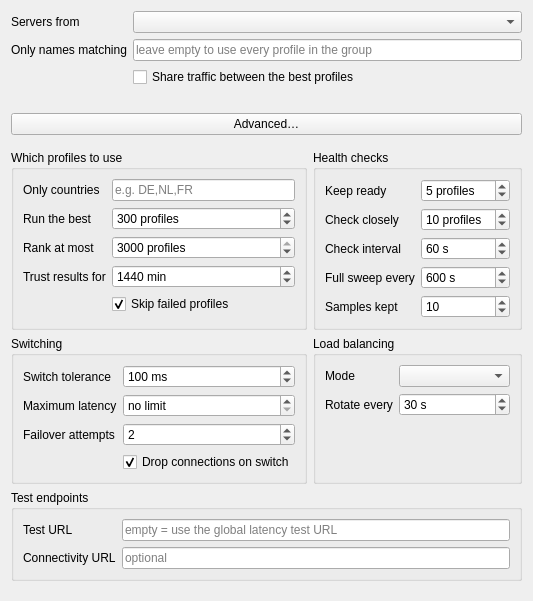
<?xml version="1.0" encoding="UTF-8"?>
<ui version="4.0">
 <class>EditAutoSelector</class>
 <widget class="QWidget" name="EditAutoSelector">
  <property name="windowTitle">
   <string notr="true">EditAutoSelector</string>
  </property>
  <layout class="QVBoxLayout" name="verticalLayout">
   <item>
    <layout class="QFormLayout" name="basic_layout">
     <property name="fieldGrowthPolicy">
      <enum>QFormLayout::AllNonFixedFieldsGrow</enum>
     </property>
     <item row="0" column="0">
      <widget class="QLabel" name="group_l">
       <property name="text">
        <string>Servers from</string>
       </property>
      </widget>
     </item>
     <item row="0" column="1">
      <widget class="QComboBox" name="group">
       <property name="toolTip">
        <string>The group whose profiles this selector picks from. New servers added by a subscription update join automatically — you never have to edit this profile again.</string>
       </property>
      </widget>
     </item>
     <item row="1" column="0">
      <widget class="QLabel" name="name_filter_l">
       <property name="text">
        <string>Only names matching</string>
       </property>
      </widget>
     </item>
     <item row="1" column="1">
      <widget class="QLineEdit" name="name_filter">
       <property name="placeholderText">
        <string>leave empty to use every profile in the group</string>
       </property>
       <property name="toolTip">
        <string>Optional regular expression. Only profiles whose name matches are considered — useful to pick out one country or provider.</string>
       </property>
      </widget>
     </item>
     <item row="2" column="1">
      <widget class="QCheckBox" name="balance">
       <property name="text">
        <string>Share traffic between the best profiles</string>
       </property>
       <property name="toolTip">
        <string>Off by default: one profile carries everything and the rest stand by. Turn on to spread traffic over the profiles that are confirmed working.</string>
       </property>
      </widget>
     </item>
     <item row="3" column="1">
      <widget class="QLabel" name="plan_summary">
       <property name="text">
        <string/>
       </property>
       <property name="wordWrap">
        <bool>true</bool>
       </property>
      </widget>
     </item>
    </layout>
   </item>
   <item>
    <widget class="QPushButton" name="advanced_toggle">
     <property name="text">
      <string>Advanced…</string>
     </property>
     <property name="checkable">
      <bool>true</bool>
     </property>
     <property name="toolTip">
      <string>Everything here has a working default. Open it only if you want to tune how the selector measures and switches.</string>
     </property>
    </widget>
   </item>
   <item>
    <widget class="QWidget" name="advanced_area" native="true">
     <layout class="QGridLayout" name="advanced_layout">
      <property name="leftMargin">
       <number>0</number>
      </property>
      <property name="rightMargin">
       <number>0</number>
      </property>
      <item row="0" column="0">
       <widget class="QGroupBox" name="membership_box">
        <property name="title">
         <string>Which profiles to use</string>
        </property>
        <layout class="QFormLayout" name="membership_layout">
         <property name="fieldGrowthPolicy">
          <enum>QFormLayout::AllNonFixedFieldsGrow</enum>
         </property>
         <item row="0" column="0">
          <widget class="QLabel" name="country_filter_l">
           <property name="text">
            <string>Only countries</string>
           </property>
          </widget>
         </item>
         <item row="0" column="1">
          <widget class="QLineEdit" name="country_filter">
           <property name="placeholderText">
            <string>e.g. DE,NL,FR</string>
           </property>
           <property name="toolTip">
            <string>Comma-separated country codes, empty means any. Uses the country found by the IP test, so profiles that were never IP-tested are skipped while this is set.</string>
           </property>
          </widget>
         </item>
         <item row="1" column="0">
          <widget class="QLabel" name="build_limit_l">
           <property name="text">
            <string>Run the best</string>
           </property>
          </widget>
         </item>
         <item row="1" column="1">
          <widget class="QSpinBox" name="build_limit">
           <property name="minimum">
            <number>1</number>
           </property>
           <property name="maximum">
            <number>500</number>
           </property>
           <property name="suffix">
            <string> profiles</string>
           </property>
           <property name="toolTip">
            <string>How many profiles are loaded into the running config. The selector switches between these instantly, with no reconnect. Higher costs more memory and startup time.</string>
           </property>
           <property name="value">
            <number>300</number>
           </property>
          </widget>
         </item>
         <item row="2" column="0">
          <widget class="QLabel" name="pool_cap_l">
           <property name="text">
            <string>Rank at most</string>
           </property>
          </widget>
         </item>
         <item row="2" column="1">
          <widget class="QSpinBox" name="pool_cap">
           <property name="minimum">
            <number>1</number>
           </property>
           <property name="maximum">
            <number>3000</number>
           </property>
           <property name="suffix">
            <string> profiles</string>
           </property>
           <property name="toolTip">
            <string>Hard ceiling on how many profiles are measured and kept in the ranked list. When every running profile dies, replacements are taken from this list.</string>
           </property>
           <property name="value">
            <number>3000</number>
           </property>
          </widget>
         </item>
         <item row="3" column="0">
          <widget class="QLabel" name="result_validity_l">
           <property name="text">
            <string>Trust results for</string>
           </property>
          </widget>
         </item>
         <item row="3" column="1">
          <widget class="QSpinBox" name="result_validity">
           <property name="maximum">
            <number>10080</number>
           </property>
           <property name="suffix">
            <string> min</string>
           </property>
           <property name="specialValueText">
            <string>always re-test</string>
           </property>
           <property name="toolTip">
            <string>URL test results this recent are reused instead of being measured again — including tests you ran yourself on the group, so starting the selector right after one does not repeat the work. Older results are treated as if the profile had never been tested. Set to zero to always run a fresh test.</string>
           </property>
           <property name="value">
            <number>1440</number>
           </property>
          </widget>
         </item>
         <item row="4" column="1">
          <widget class="QCheckBox" name="exclude_unavailable">
           <property name="text">
            <string>Skip failed profiles</string>
           </property>
           <property name="checked">
            <bool>true</bool>
           </property>
           <property name="toolTip">
            <string>Keeps servers whose last test failed out of the pool, as long as that result is still within the trust window. Turn off if your tests are unreliable and you would rather let the selector decide for itself.</string>
           </property>
          </widget>
         </item>
        </layout>
       </widget>
      </item>
      <item row="0" column="1">
       <widget class="QGroupBox" name="health_box">
        <property name="title">
         <string>Health checks</string>
        </property>
        <layout class="QFormLayout" name="health_layout">
         <property name="fieldGrowthPolicy">
          <enum>QFormLayout::AllNonFixedFieldsGrow</enum>
         </property>
         <item row="0" column="0">
          <widget class="QLabel" name="expected_l">
           <property name="text">
            <string>Keep ready</string>
           </property>
          </widget>
         </item>
         <item row="0" column="1">
          <widget class="QSpinBox" name="expected">
           <property name="minimum">
            <number>1</number>
           </property>
           <property name="maximum">
            <number>500</number>
           </property>
           <property name="suffix">
            <string> profiles</string>
           </property>
           <property name="toolTip">
            <string>How many profiles are kept confirmed working at all times, so a failure can be covered instantly. These are also the ones traffic is shared between when balancing is on.</string>
           </property>
           <property name="value">
            <number>5</number>
           </property>
          </widget>
         </item>
         <item row="1" column="0">
          <widget class="QLabel" name="active_size_l">
           <property name="text">
            <string>Check closely</string>
           </property>
          </widget>
         </item>
         <item row="1" column="1">
          <widget class="QSpinBox" name="active_size">
           <property name="minimum">
            <number>1</number>
           </property>
           <property name="maximum">
            <number>500</number>
           </property>
           <property name="suffix">
            <string> profiles</string>
           </property>
           <property name="toolTip">
            <string>The top-ranked profiles are re-checked every interval. The rest are still checked, just spread over the slower full sweep.</string>
           </property>
           <property name="value">
            <number>10</number>
           </property>
          </widget>
         </item>
         <item row="2" column="0">
          <widget class="QLabel" name="interval_l">
           <property name="text">
            <string>Check interval</string>
           </property>
          </widget>
         </item>
         <item row="2" column="1">
          <widget class="QSpinBox" name="interval">
           <property name="minimum">
            <number>10</number>
           </property>
           <property name="maximum">
            <number>3600</number>
           </property>
           <property name="suffix">
            <string> s</string>
           </property>
           <property name="toolTip">
            <string>How often the closely-checked profiles are measured again.</string>
           </property>
           <property name="value">
            <number>60</number>
           </property>
          </widget>
         </item>
         <item row="3" column="0">
          <widget class="QLabel" name="bench_interval_l">
           <property name="text">
            <string>Full sweep every</string>
           </property>
          </widget>
         </item>
         <item row="3" column="1">
          <widget class="QSpinBox" name="bench_interval">
           <property name="minimum">
            <number>10</number>
           </property>
           <property name="maximum">
            <number>86400</number>
           </property>
           <property name="suffix">
            <string> s</string>
           </property>
           <property name="toolTip">
            <string>How long one pass over every running profile takes. Checks are spread evenly across it, so a large pool never causes a burst of traffic.</string>
           </property>
           <property name="value">
            <number>600</number>
           </property>
          </widget>
         </item>
         <item row="4" column="0">
          <widget class="QLabel" name="sampling_l">
           <property name="text">
            <string>Samples kept</string>
           </property>
          </widget>
         </item>
         <item row="4" column="1">
          <widget class="QSpinBox" name="sampling">
           <property name="minimum">
            <number>2</number>
           </property>
           <property name="maximum">
            <number>60</number>
           </property>
           <property name="toolTip">
            <string>Ranking uses the average and the jitter over this many recent checks, so a single bad result cannot demote a good server.</string>
           </property>
           <property name="value">
            <number>10</number>
           </property>
          </widget>
         </item>
        </layout>
       </widget>
      </item>
      <item row="1" column="0">
       <widget class="QGroupBox" name="switching_box">
        <property name="title">
         <string>Switching</string>
        </property>
        <layout class="QFormLayout" name="switching_layout">
         <property name="fieldGrowthPolicy">
          <enum>QFormLayout::AllNonFixedFieldsGrow</enum>
         </property>
         <item row="0" column="0">
          <widget class="QLabel" name="tolerance_l">
           <property name="text">
            <string>Switch tolerance</string>
           </property>
          </widget>
         </item>
         <item row="0" column="1">
          <widget class="QSpinBox" name="tolerance">
           <property name="maximum">
            <number>10000</number>
           </property>
           <property name="suffix">
            <string> ms</string>
           </property>
           <property name="toolTip">
            <string>Another profile must be at least this much faster before the selector moves to it. Higher values mean fewer switches.</string>
           </property>
           <property name="value">
            <number>100</number>
           </property>
          </widget>
         </item>
         <item row="1" column="0">
          <widget class="QLabel" name="max_rtt_l">
           <property name="text">
            <string>Maximum latency</string>
           </property>
          </widget>
         </item>
         <item row="1" column="1">
          <widget class="QSpinBox" name="max_rtt">
           <property name="maximum">
            <number>60000</number>
           </property>
           <property name="suffix">
            <string> ms</string>
           </property>
           <property name="specialValueText">
            <string>no limit</string>
           </property>
           <property name="toolTip">
            <string>Profiles slower than this are never selected, even if nothing better is available.</string>
           </property>
          </widget>
         </item>
         <item row="2" column="0">
          <widget class="QLabel" name="dial_retries_l">
           <property name="text">
            <string>Failover attempts</string>
           </property>
          </widget>
         </item>
         <item row="2" column="1">
          <widget class="QSpinBox" name="dial_retries">
           <property name="maximum">
            <number>5</number>
           </property>
           <property name="toolTip">
            <string>When the chosen profile fails to connect, how many others to try immediately before the app sees an error.</string>
           </property>
           <property name="value">
            <number>2</number>
           </property>
          </widget>
         </item>
         <item row="3" column="1">
          <widget class="QCheckBox" name="interrupt_on_switch">
           <property name="text">
            <string>Drop connections on switch</string>
           </property>
           <property name="checked">
            <bool>true</bool>
           </property>
           <property name="toolTip">
            <string>Applies when the selector switches because a profile got worse or failed. On: everything moves to the new profile at once. Off: current downloads finish on the old one. Balance rotations never drop connections either way.</string>
           </property>
          </widget>
         </item>
        </layout>
       </widget>
      </item>
      <item row="1" column="1">
       <widget class="QGroupBox" name="balance_box">
        <property name="title">
         <string>Load balancing</string>
        </property>
        <layout class="QFormLayout" name="balance_layout">
         <property name="fieldGrowthPolicy">
          <enum>QFormLayout::AllNonFixedFieldsGrow</enum>
         </property>
         <item row="0" column="0">
          <widget class="QLabel" name="balance_mode_l">
           <property name="text">
            <string>Mode</string>
           </property>
          </widget>
         </item>
         <item row="0" column="1">
          <widget class="QComboBox" name="balance_mode">
           <property name="toolTip">
            <string>How traffic is spread over the ready profiles.</string>
           </property>
          </widget>
         </item>
         <item row="1" column="0">
          <widget class="QLabel" name="balance_interval_l">
           <property name="text">
            <string>Rotate every</string>
           </property>
          </widget>
         </item>
         <item row="1" column="1">
          <widget class="QSpinBox" name="balance_interval">
           <property name="minimum">
            <number>5</number>
           </property>
           <property name="maximum">
            <number>3600</number>
           </property>
           <property name="suffix">
            <string> s</string>
           </property>
           <property name="toolTip">
            <string>How long the selector stays on one profile before moving to the next ready one.</string>
           </property>
           <property name="value">
            <number>30</number>
           </property>
          </widget>
         </item>
         <item row="2" column="0" colspan="2">
          <widget class="QLabel" name="balance_hint">
           <property name="text">
            <string/>
           </property>
           <property name="wordWrap">
            <bool>true</bool>
           </property>
          </widget>
         </item>
        </layout>
       </widget>
      </item>
      <item row="2" column="0" colspan="2">
       <widget class="QGroupBox" name="endpoints_box">
        <property name="title">
         <string>Test endpoints</string>
        </property>
        <layout class="QFormLayout" name="endpoints_layout">
         <property name="fieldGrowthPolicy">
          <enum>QFormLayout::AllNonFixedFieldsGrow</enum>
         </property>
         <item row="0" column="0">
          <widget class="QLabel" name="test_url_l">
           <property name="text">
            <string>Test URL</string>
           </property>
          </widget>
         </item>
         <item row="0" column="1">
          <widget class="QLineEdit" name="test_url">
           <property name="placeholderText">
            <string>empty = use the global latency test URL</string>
           </property>
           <property name="toolTip">
            <string>Fetched through each profile to measure it.</string>
           </property>
          </widget>
         </item>
         <item row="1" column="0">
          <widget class="QLabel" name="connectivity_url_l">
           <property name="text">
            <string>Connectivity URL</string>
           </property>
          </widget>
         </item>
         <item row="1" column="1">
          <widget class="QLineEdit" name="connectivity_url">
           <property name="placeholderText">
            <string>optional</string>
           </property>
           <property name="toolTip">
            <string>Fetched WITHOUT the proxy to tell a dead internet connection apart from dead servers. Leave empty to rely on the operating system's network state, which is the safer default on a censored network where any fixed address may be blocked.</string>
           </property>
          </widget>
         </item>
        </layout>
       </widget>
      </item>
     </layout>
    </widget>
   </item>
   <item>
    <spacer name="bottom_spacer">
     <property name="orientation">
      <enum>Qt::Vertical</enum>
     </property>
     <property name="sizeHint" stdset="0">
      <size>
       <width>0</width>
       <height>0</height>
      </size>
     </property>
    </spacer>
   </item>
  </layout>
 </widget>
 <resources/>
 <connections/>
</ui>
